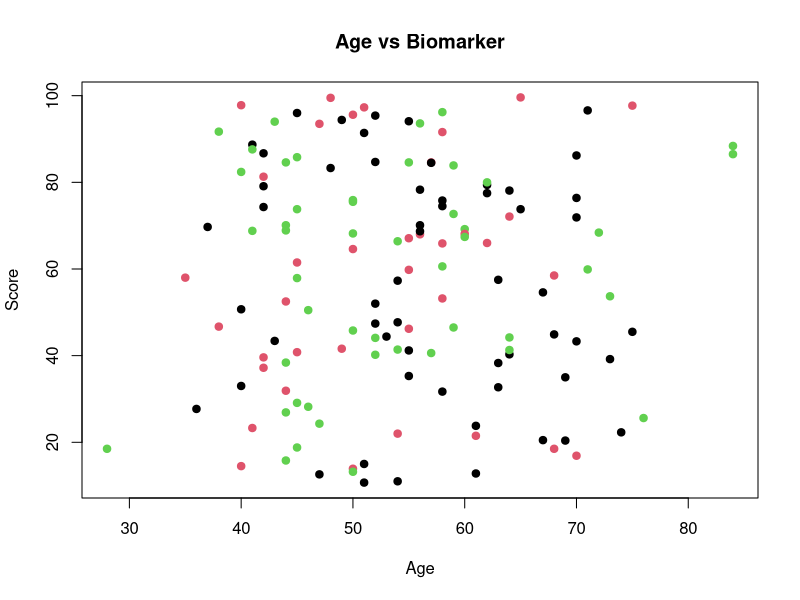

The R source for this figure: (Note: this script raises an error after producing the figure.)
# -----------------------------------
# AI-Powered Vibe Coding Live Demo
# -----------------------------------


# __________________________
# Section 1: Data Ingestion
# __________________________

# (DEMO 1: We will use Ghost Text to write the code below)
# (Type the comment from the README here and press Enter)




# _______________________________________
# Section 2: Visualization (Refactoring)
# _______________________________________

# (DEMO 2: Use Inline Chat (Ctrl+I) to convert this to ggplot2)

df <- read.csv("data/biomarker_dummy.csv")
plot(df$age, df$biomarker_score, 
     col = as.factor(df$treatment_group), 
     main = "Age vs Biomarker",
     xlab = "Age", ylab = "Score", pch=19)


# ____________________________________
# Section 3: Legacy Code Explanation
# ____________________________________

# (DEMO 3: Highlight the regex string and use /explain)
# (DEMO 4: Highlight the whole function below and use /doc)

extractPatientCohort <- function(file_name) {
  matches <- regmatches(file_name, 
    regexpr("(?<=_)[A-Z]{2,3}(?=[0-9]{4})", file_name, perl=TRUE))
  return(matches)
}


# _____________________________________
# Section 4: Data Cleaning (Debugging)
# _____________________________________

# (DEMO 5: Run this to see the error, then use /fix on the broken pipe)
# (DEMO 7: Later, highlight the fixed code and translate to Python)

library(dplyr)

clean_data <- read.csv("data/biomarker_dummy.csv") %>%
  filter(age > 18) 
  select(patient_id, treatment_group, biomarker_score, response_status)
